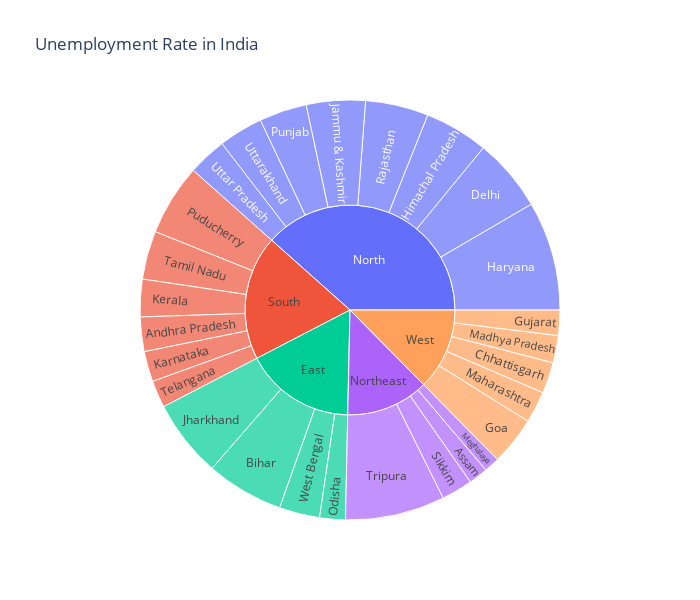

Here is the notebook cell this chart was saved with:
### Markdown cell above
# Dashboard to analyze the unemployment rate of each Indian state

### Code cell
unemployment = df[['States','Region','Estimated Unemployment Rate']]
figure = plx.sunburst(unemployment,path=['Region','States'],
                     values='Estimated Unemployment Rate',
                     width=700,height=600, color_continuous_scale='RdY1Gn',
                     title="Unemployment Rate in India")
figure.show()

### Figure 1 — Plotly figure (JSON) as saved in the notebook; plotly's stock layout.template omitted (floating-point values rounded to 4 significant figures)
{"data": [{"branchvalues": "total", "domain": {"x": [0, 1], "y": [0, 1]}, "hovertemplate": "labels=%{label}<br>Estimated Unemployment Rate=%{value}<br>parent=%{parent}<br>id=%{id}<extra></extra>", "ids": ["South/Andhra Pradesh", "Northeast/Assam", "East/Bihar", "West/Chhattisgarh", "North/Delhi", "West/Goa", "West/Gujarat", "North/Haryana", "North/Himachal Pradesh", "North/Jammu & Kashmir", "East/Jharkhand", "South/Karnataka", "South/Kerala", "West/Madhya Pradesh", "West/Maharashtra", "Northeast/Meghalaya", "East/Odisha", "South/Puducherry", "North/Punjab", "North/Rajasthan", "Northeast/Sikkim", "South/Tamil Nadu", "South/Telangana", "Northeast/Tripura", "North/Uttar Pradesh", "North/Uttarakhand", "East/West Bengal", "East", "North", "Northeast", "South", "West"], "labels": ["Andhra Pradesh", "Assam", "Bihar", "Chhattisgarh", "Delhi", "Goa", "Gujarat", "Haryana", "Himachal Pradesh", "Jammu & Kashmir", "Jharkhand", "Karnataka", "Kerala", "Madhya Pradesh", "Maharashtra", "Meghalaya", "Odisha", "Puducherry", "Punjab", "Rajasthan", "Sikkim", "Tamil Nadu", "Telangana", "Tripura", "Uttar Pradesh", "Uttarakhand", "West Bengal", "East", "North", "Northeast", "South", "West"], "name": "", "parents": ["South", "Northeast", "East", "West", "North", "West", "West", "North", "North", "North", "East", "South", "South", "West", "West", "Northeast", "East", "South", "North", "North", "Northeast", "South", "South", "Northeast", "North", "North", "East", "", "", "", "", ""], "type": "sunburst", "values": [86.64, 48.56, 194.7, 78.19, 184.1, 121.7, 63.76, 274.8, 160.7, 148.3, 195.4, 76.68, 94.34, 68.54, 79.79, 38.66, 64.62, 179.4, 119.8, 158.7, 78.34, 121.9, 68.33, 250.6, 97.37, 111.6, 101.9, 556.6, 1255.0, 416.1, 627.3, 411.9]}], "layout": {"height": 600, "legend": {"tracegroupgap": 0}, "title": {"text": "Unemployment Rate in India"}, "width": 700}}
